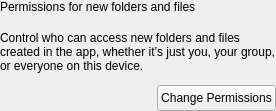
        <widget class="QWidget" name="vPermissionsWidget" native="true">
         <layout class="QVBoxLayout" name="vPermissionsSection">
          <property name="spacing">
           <number>12</number>
          </property>
          <property name="leftMargin">
           <number>0</number>
          </property>
          <property name="topMargin">
           <number>0</number>
          </property>
          <property name="rightMargin">
           <number>0</number>
          </property>
          <property name="bottomMargin">
           <number>0</number>
          </property>
          <item>
           <layout class="QVBoxLayout" name="vPermissionsTitleLine">
            <property name="spacing">
             <number>4</number>
            </property>
            <property name="leftMargin">
             <number>0</number>
            </property>
            <property name="topMargin">
             <number>0</number>
            </property>
            <property name="rightMargin">
             <number>0</number>
            </property>
            <property name="bottomMargin">
             <number>0</number>
            </property>
            <item>
             <widget class="QLabel" name="lPermissionsSectionTitle">
              <property name="text">
               <string>Permissions for new folders and files</string>
              </property>
              <property name="font-size" stdset="0">
               <string notr="true">caption</string>
              </property>
              <property name="semibold" stdset="0">
               <bool>true</bool>
              </property>
             </widget>
            </item>
            <item>
             <widget class="QFrame" name="fPermissionsLine">
              <property name="minimumSize">
               <size>
                <width>0</width>
                <height>1</height>
               </size>
              </property>
              <property name="maximumSize">
               <size>
                <width>16777215</width>
                <height>1</height>
               </size>
              </property>
              <property name="frameShape">
               <enum>QFrame::NoFrame</enum>
              </property>
             </widget>
            </item>
           </layout>
          </item>
          <item>
           <widget class="QLabel" name="lPermissionsSectionDesc">
            <property name="sizePolicy">
             <sizepolicy hsizetype="MinimumExpanding" vsizetype="Preferred">
              <horstretch>0</horstretch>
              <verstretch>0</verstretch>
             </sizepolicy>
            </property>
            <property name="text">
             <string>Control who can access new folders and files created in the app, whether it’s just you, your group, or everyone on this device.</string>
            </property>
            <property name="wordWrap">
             <bool>true</bool>
            </property>
            <property name="font-size" stdset="0">
             <string notr="true">body-2</string>
            </property>
            <property name="regular" stdset="0">
             <bool>true</bool>
            </property>
           </widget>
          </item>
          <item>
           <layout class="QHBoxLayout" name="hPermissionsButton">
            <item>
             <spacer name="hPermissionsButtonSpacer">
              <property name="orientation">
               <enum>Qt::Horizontal</enum>
              </property>
              <property name="sizeHint" stdset="0">
               <size>
                <width>40</width>
                <height>20</height>
               </size>
              </property>
             </spacer>
            </item>
            <item>
             <widget class="QPushButton" name="bChangePermissions">
              <property name="sizePolicy">
               <sizepolicy hsizetype="Maximum" vsizetype="Fixed">
                <horstretch>0</horstretch>
                <verstretch>0</verstretch>
               </sizepolicy>
              </property>
              <property name="minimumSize">
               <size>
                <width>0</width>
                <height>26</height>
               </size>
              </property>
              <property name="maximumSize">
               <size>
                <width>16777215</width>
                <height>26</height>
               </size>
              </property>
              <property name="cursor">
               <cursorShape>PointingHandCursor</cursorShape>
              </property>
              <property name="text">
               <string>Change Permissions</string>
              </property>
              <property name="autoDefault">
               <bool>false</bool>
              </property>
              <property name="type" stdset="0">
               <string notr="true">primary</string>
              </property>
              <property name="dimension" stdset="0">
               <string notr="true">small</string>
              </property>
             </widget>
            </item>
           </layout>
          </item>
         </layout>
        </widget>
